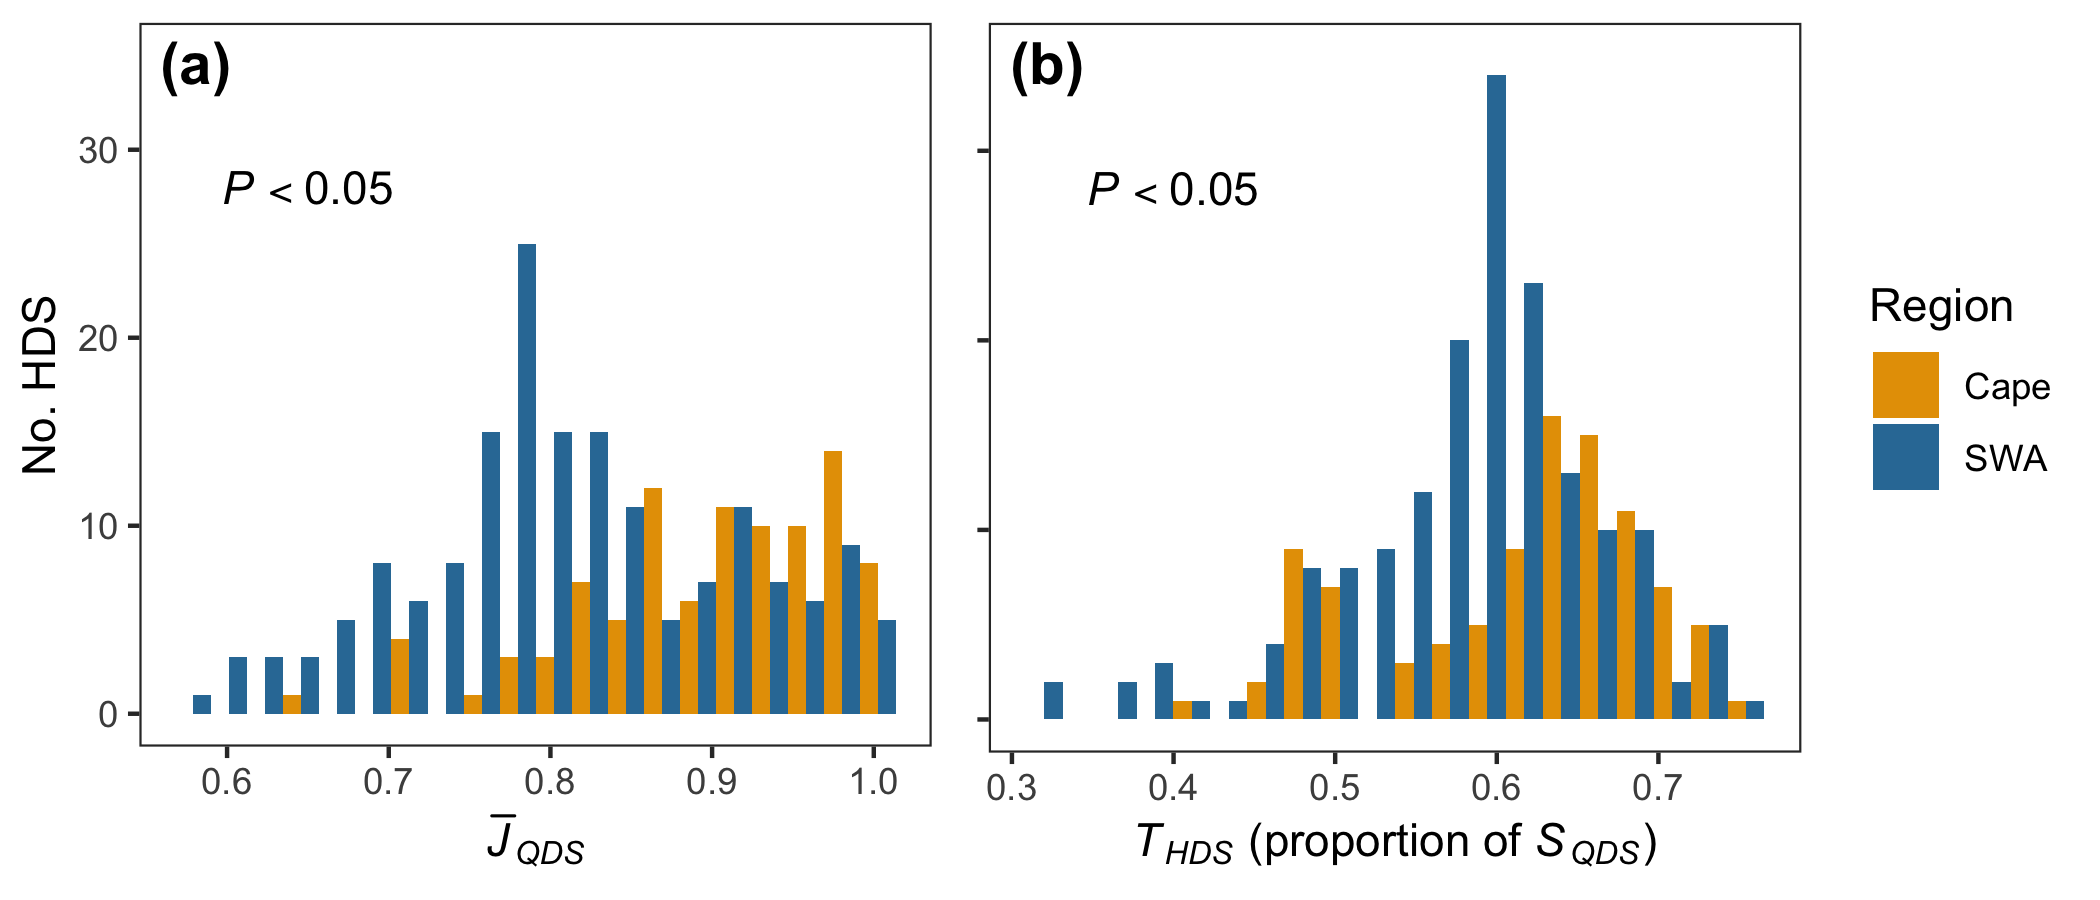

The script that saved this image:
# Make Fig. 2 (Species richness and turnover)
# Cape vs SWA publication
# Ruan van Mazijk

# Setup ------------------------------------------------------------------------

source(here::here("setup.R"))
source(here::here("data/01_import-region-polygons.R"))
source(here::here("data/02_import-floral-data.R"))

# Compile data -----------------------------------------------------------------

GCFR_spp <- readOGR(here::here(
  "outputs/species-turnover-and-richness/GCFR_spp_2018-08-14"
))
SWAFR_spp <- readOGR(here::here(
  "outputs/species-turnover-and-richness/SWAFR_spp_2018-08-14"
))

vars_to_keep <- c(
  "HDS_richness",
  "n_QDS",
  "mean_QDS_richness",
  "mean_QDS_jaccard"
)
names(GCFR_spp)[6:9] <- vars_to_keep
names(SWAFR_spp)[6:9] <- vars_to_keep

# TODO: de-duplicate this code below (copied from analyses/)

GCFR_spp_data <- GCFR_spp@data %>%
  select(vars_to_keep) %>%
  distinct()
SWAFR_spp_data <- SWAFR_spp@data %>%
  select(vars_to_keep) %>%
  distinct()

richness_turnover_data <-
  rbind(
    cbind(region = "Cape", GCFR_spp_data),
    cbind(region = "SWA", SWAFR_spp_data)
  ) %>%
  as_tibble() %>%
  filter(n_QDS > 1) %>%  # turnover is non-sensicle for 1 QDS)
  mutate(
    add_residual_turnover = HDS_richness - mean_QDS_richness,
    add_residual_turnover_prop = add_residual_turnover / HDS_richness,
    mul_residual_turnover = HDS_richness / mean_QDS_richness
  )

# Run tests --------------------------------------------------------------------

# TODO: de-duplicate this code below too (copied from analyses/)

mean_QDS_jaccard_test <- richness_turnover_data %$%
  wilcox.test(
    mean_QDS_jaccard[region == "Cape"],
    mean_QDS_jaccard[region == "SWA"],
    alternative = "two.sided"
  ) %>%
  tidy()

add_residual_turnover_prop_test <- richness_turnover_data %$%
  wilcox.test(
    add_residual_turnover_prop[region == "Cape"],
    add_residual_turnover_prop[region == "SWA"],
    alternative = "two.sided"
  ) %>%
  tidy()

# And again, but only with HDS where no. QDS = 4
mean_QDS_jaccard_test2 <- richness_turnover_data %>%
  filter(n_QDS == 4) %$%
  wilcox.test(
    mean_QDS_jaccard[region == "Cape"],
    mean_QDS_jaccard[region == "SWA"],
    alternative = "two.sided"
  ) %>%
  tidy()

add_residual_turnover_prop_test2 <- richness_turnover_data %>%
  filter(n_QDS == 4) %$%
  wilcox.test(
    add_residual_turnover_prop[region == "Cape"],
    add_residual_turnover_prop[region == "SWA"],
    alternative = "two.sided"
  ) %>%
  tidy()

# Make histograms --------------------------------------------------------------

y_lim <- 35

mean_QDS_jaccard_panel <- richness_turnover_data %>%
  ggplot(aes(mean_QDS_jaccard, fill = region)) +
    geom_histogram(position = "dodge", bins = 20) +
    scale_fill_manual(name = "Region", values = my_palette) +
    labs(
      x = expression(paste(
        italic(bar("J")["QDS"])
      )),
      y = "No. HDS"
    ) +
    ylim(0, y_lim) +
    annotate(
      "text", x = 0.65, y = 0.8 * y_lim,
      parse = TRUE,
      label = paste0(
        ifelse(mean_QDS_jaccard_test$p.value < 0.05,
          "italic(P) < 0.05",
          glue("italic(P) == {mean_QDS_jaccard_test$p.value}")
        )
      )
    ) +
    theme(legend.position = "none")
add_residual_turnover_prop_panel <- richness_turnover_data %>%
  ggplot(aes(add_residual_turnover_prop, fill = region)) +
    geom_histogram(position = "dodge", bins = 20) +
    scale_fill_manual(name = "Region", values = my_palette) +
    labs(
      x = expression(paste(
        italic("T"["HDS"]), " (proportion of ", italic("S"["QDS"]), ")"
      )),
      y = "No. HDS"
    ) +
    ylim(0, y_lim) +
    annotate(
      "text", x = 0.4, y = 0.8 * y_lim,
      parse = TRUE,
      label = paste0(
        ifelse(add_residual_turnover_prop_test$p.value < 0.05,
          "italic(P) < 0.05",
          glue("italic(P) == {add_residual_turnover_prop_test$p.value}")
        )
      )
    ) +
    theme(
      axis.title.y = element_blank(),
      axis.text.y = element_blank()
    )
both_turnover_panels <- plot_grid(
  mean_QDS_jaccard_panel, add_residual_turnover_prop_panel,
  rel_widths = c(1, 1.2),
  labels = c("(a)", "(b)"), hjust = c(-2.25, -0.75), vjust = c(2, 2)
)
ggsave(
  here::here("figures/fig-2-richness-and-turnover.png"),
  both_turnover_panels,
  width = 7, height = 3,
  dpi = 300
)

# Again, but with only HDS where no. QDS = 4
mean_QDS_jaccard_panel2 <- richness_turnover_data %>%
  filter(n_QDS == 4) %>%
  ggplot(aes(mean_QDS_jaccard, fill = region)) +
    geom_histogram(position = "dodge", bins = 20) +
    scale_fill_manual(name = "Region", values = my_palette) +
    labs(
      x = expression(paste(
        italic(bar("J")["QDS"])
      )),
      y = "No. HDS"
    ) +
    ylim(0, y_lim) +
    annotate(
      "text", x = 0.65, y = 0.8 * y_lim,
      parse = TRUE,
      label = paste0(
        ifelse(mean_QDS_jaccard_test2$p.value < 0.05,
          "italic(P) < 0.05",
          glue("italic(P) == {mean_QDS_jaccard_test2$p.value}")
        )
      )
    ) +
    theme(legend.position = "none")
add_residual_turnover_prop_panel2 <- richness_turnover_data %>%
  filter(n_QDS == 4) %>%
  ggplot(aes(add_residual_turnover_prop, fill = region)) +
    geom_histogram(position = "dodge", bins = 20) +
    scale_fill_manual(name = "Region", values = my_palette) +
    labs(
      x = expression(paste(
        italic("T"["HDS"]), " (proportion of ", italic("S"["QDS"]), ")"
      )),
      y = "No. HDS"
    ) +
    ylim(0, y_lim) +
    annotate(
      "text", x = 0.5, y = 0.8 * y_lim,
      parse = TRUE,
      label = paste0(
        ifelse(add_residual_turnover_prop_test2$p.value < 0.05,
          "italic(P) < 0.05",
          glue("italic(P) == {add_residual_turnover_prop_test2$p.value}")
        )
      )
    ) +
    theme(
      axis.title.y = element_blank(),
      axis.text.y = element_blank()
    )
both_turnover_panels2 <- plot_grid(
  mean_QDS_jaccard_panel2, add_residual_turnover_prop_panel2,
  rel_widths = c(1, 1.25),
  labels = c("(a)", "(b)"), hjust = c(-2.25, -0.75), vjust = c(2, 2)
)
ggsave(
  here::here("figures/fig-2-richness-and-turnover_n-QDS-4.png"),
  both_turnover_panels2,
  width = 7, height = 3,
  dpi = 300
)
